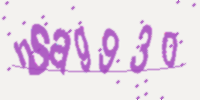
#> input picture captcha.png, 200 x 100 px
$ python shares_gen.py
#> lines starting #> are read from the running program, lines starting #| are printed output that depends on the picture
import os
from PIL import Image
import numpy as np

def generate_shares(image_array, k, n):
    # Get the shape of the input image
    height, width, channels = image_array.shape

    # Initialize a list to hold the shares
    shares = []

    # Generate k-1 random arrays with the same shape as the input image
    for i in range(k-1):
        random_array = np.random.randint(0, 256, size=(height, width, channels))
        shares.append(random_array)

    # Compute the last share as the XOR of the input image and all the random arrays
    last_share = image_array.copy()
    for share in shares:
        last_share = np.bitwise_xor(last_share, share)
    shares.append(last_share)

    # Return the list of shares
    return shares

def split_image(image_path, k, n, output_dir):
    # Load the input image
#> called with image_path = 'captcha.png', k = 2, n = 2, output_dir = 'share_images'
    image = Image.open(image_path).convert("RGB")
#> image is the input picture: PIL image 200x100 RGB; mean R, G, B 231.7, 217.5, 231.8

    # Convert the image to a NumPy array
    image_array = np.array(image)

    # Split the image into k shares with a threshold of n
    shares = generate_shares(image_array, k, n)
#> the loop in generate_shares, `for share in shares:` made 1 pass
#> pass 1, in generate_shares, `last_share = np.bitwise_xor(last_share, share)`:
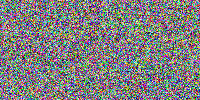
#> last_share: shape (100, 200, 3) int64; mean R, G, B 127.7, 126.6, 127.3
#> shares = 2 items

    # Save each share as a separate image file
    for i, share in enumerate(shares):
        # Convert the share array to a PIL.Image object
        share = share.astype('uint8')
        share_image = Image.fromarray(share)

        # Save the share image to a file
        share_path = os.path.join(output_dir, f"share_{i+1}.png")
        share_image.save(share_path)
#> this loop made 2 passes
#> pass 1, in split_image, `share = share.astype('uint8')`:
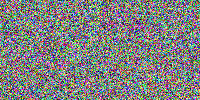
#> share: shape (100, 200, 3); mean of channels 0, 1, 2 127.4, 128.5, 127.9; drawn as R, G, B

    # Return the list of share paths
    return [os.path.join(output_dir, f"share_{i+1}.png") for i in range(k)]


def recombine_shares(share_paths, output_path):
    # Load the first share image and get its size
    share_image = Image.open(share_paths[0])
    share_width, share_height = share_image.size

    # Initialize an array to hold the recombined image
    recombined_image = np.zeros((share_height, share_width, 3), dtype=np.uint8)

    # XOR all the share arrays to obtain the recombined image array
    for share_path in share_paths:
        share_image = Image.open(share_path)
        share_array = np.array(share_image)
        recombined_image = np.bitwise_xor(recombined_image, share_array)

    # Convert the recombined image array to a PIL.Image object and save it to a file
    recombined_image = Image.fromarray(recombined_image)
    recombined_image.save(output_path)

    # Return the path to the recombined image file
    return output_path

input_image_path = "captcha.png"
output_dir = "share_images"
k = 2
n = 2
# Split the input image into shares and save them as separate image files
share_paths = split_image(input_image_path, k, n, output_dir)
#> share_paths = ['share_images/share_1.png', 'share_images/share_2.png']

print("Share images saved to:")
for share_path in share_paths:
    print(share_path)
#> this loop made 2 passes
#| share_images/share_1.png
#| share_images/share_2.png
output_path = "recombined_image.png"

# Recombine the shares into the original image and save it to a file
recombined_path = recombine_shares(share_paths, output_path)
#> recombined_path = 'recombined_image.png'

print("Recombined image saved to:")
print(recombined_path)
#| recombined_image.png
